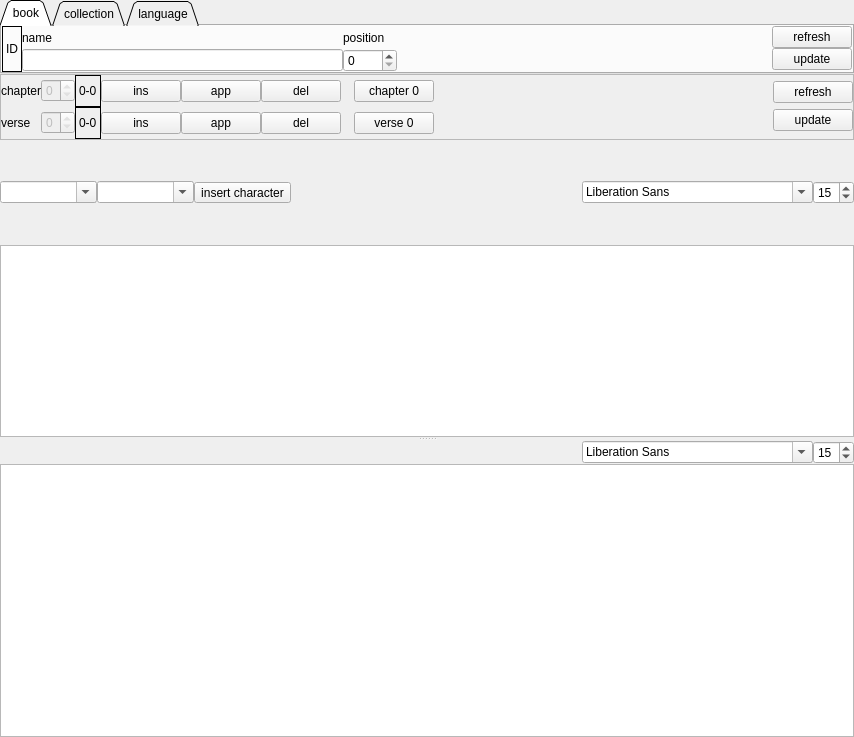
<?xml version="1.0" encoding="UTF-8"?>
<ui version="4.0">
 <class>MBookEdit</class>
 <widget class="QWidget" name="MBookEdit">
  <property name="geometry">
   <rect>
    <x>0</x>
    <y>0</y>
    <width>854</width>
    <height>737</height>
   </rect>
  </property>
  <property name="windowTitle">
   <string notr="true"/>
  </property>
  <layout class="QVBoxLayout" name="verticalLayout_3">
   <item>
    <widget class="QTabWidget" name="tabWidget">
     <property name="sizePolicy">
      <sizepolicy hsizetype="Expanding" vsizetype="Preferred">
       <horstretch>0</horstretch>
       <verstretch>0</verstretch>
      </sizepolicy>
     </property>
     <property name="tabPosition">
      <enum>QTabWidget::North</enum>
     </property>
     <property name="tabShape">
      <enum>QTabWidget::Triangular</enum>
     </property>
     <property name="currentIndex">
      <number>0</number>
     </property>
     <widget class="QWidget" name="tab_2">
      <attribute name="title">
       <string>book</string>
      </attribute>
      <layout class="QHBoxLayout" name="horizontalLayout_2">
       <item>
        <widget class="QLabel" name="lblIdB">
         <property name="frameShape">
          <enum>QFrame::Box</enum>
         </property>
         <property name="text">
          <string notr="true">ID</string>
         </property>
        </widget>
       </item>
       <item>
        <layout class="QGridLayout" name="gridLayout_3">
         <item row="0" column="0">
          <widget class="QLabel" name="label_9">
           <property name="text">
            <string>name</string>
           </property>
          </widget>
         </item>
         <item row="0" column="1">
          <widget class="QLabel" name="label_10">
           <property name="text">
            <string>position</string>
           </property>
          </widget>
         </item>
         <item row="1" column="0">
          <widget class="QLineEdit" name="txtNameB"/>
         </item>
         <item row="1" column="1">
          <widget class="QSpinBox" name="spnPosBook">
           <property name="minimum">
            <number>0</number>
           </property>
           <property name="maximum">
            <number>1000</number>
           </property>
           <property name="value">
            <number>0</number>
           </property>
          </widget>
         </item>
        </layout>
       </item>
       <item>
        <spacer name="horizontalSpacer_4">
         <property name="orientation">
          <enum>Qt::Horizontal</enum>
         </property>
         <property name="sizeHint" stdset="0">
          <size>
           <width>274</width>
           <height>20</height>
          </size>
         </property>
        </spacer>
       </item>
       <item>
        <layout class="QVBoxLayout" name="verticalLayout_7">
         <item>
          <widget class="QPushButton" name="btRefreshB">
           <property name="text">
            <string>refresh</string>
           </property>
           <property name="icon">
            <iconset resource="resfile.qrc">
             <normaloff>:/new/icons/icons/refresh.png</normaloff>:/new/icons/icons/refresh.png</iconset>
           </property>
          </widget>
         </item>
         <item>
          <widget class="QPushButton" name="btWriteB">
           <property name="text">
            <string>update</string>
           </property>
           <property name="icon">
            <iconset resource="resfile.qrc">
             <normaloff>:/new/icons/icons/save.png</normaloff>:/new/icons/icons/save.png</iconset>
           </property>
          </widget>
         </item>
        </layout>
       </item>
      </layout>
     </widget>
     <widget class="QWidget" name="tab">
      <attribute name="title">
       <string>collection</string>
      </attribute>
      <layout class="QHBoxLayout" name="horizontalLayout">
       <item>
        <widget class="QLabel" name="lblIdC">
         <property name="frameShape">
          <enum>QFrame::Box</enum>
         </property>
         <property name="text">
          <string notr="true">ID</string>
         </property>
        </widget>
       </item>
       <item>
        <widget class="QLabel" name="label_4">
         <property name="text">
          <string>name</string>
         </property>
        </widget>
       </item>
       <item>
        <widget class="QLineEdit" name="txtNameC"/>
       </item>
       <item>
        <layout class="QGridLayout" name="gridLayout_2">
         <item row="0" column="0">
          <widget class="QLabel" name="label_7">
           <property name="text">
            <string>format</string>
           </property>
          </widget>
         </item>
         <item row="0" column="1">
          <widget class="QComboBox" name="cmbInput"/>
         </item>
         <item row="1" column="0">
          <widget class="QLabel" name="label_8">
           <property name="text">
            <string notr="true">index</string>
           </property>
          </widget>
         </item>
         <item row="1" column="1">
          <widget class="QComboBox" name="cmbIndex"/>
         </item>
        </layout>
       </item>
       <item>
        <spacer name="horizontalSpacer_2">
         <property name="orientation">
          <enum>Qt::Horizontal</enum>
         </property>
         <property name="sizeHint" stdset="0">
          <size>
           <width>139</width>
           <height>20</height>
          </size>
         </property>
        </spacer>
       </item>
       <item>
        <layout class="QVBoxLayout" name="verticalLayout_4">
         <item>
          <widget class="QPushButton" name="btRefreshC">
           <property name="text">
            <string>refresh</string>
           </property>
           <property name="icon">
            <iconset resource="resfile.qrc">
             <normaloff>:/new/icons/icons/refresh.png</normaloff>:/new/icons/icons/refresh.png</iconset>
           </property>
          </widget>
         </item>
         <item>
          <widget class="QPushButton" name="btUpdateC">
           <property name="text">
            <string>update</string>
           </property>
           <property name="icon">
            <iconset resource="resfile.qrc">
             <normaloff>:/new/icons/icons/save.png</normaloff>:/new/icons/icons/save.png</iconset>
           </property>
          </widget>
         </item>
        </layout>
       </item>
      </layout>
     </widget>
     <widget class="QWidget" name="tab_3">
      <attribute name="title">
       <string>language</string>
      </attribute>
      <layout class="QHBoxLayout" name="horizontalLayout_4">
       <item>
        <widget class="QLabel" name="lblIdLang">
         <property name="frameShape">
          <enum>QFrame::Box</enum>
         </property>
         <property name="text">
          <string notr="true">ID</string>
         </property>
        </widget>
       </item>
       <item>
        <widget class="QLabel" name="label_11">
         <property name="text">
          <string>name</string>
         </property>
        </widget>
       </item>
       <item>
        <widget class="QLineEdit" name="txtLang"/>
       </item>
       <item>
        <spacer name="horizontalSpacer_5">
         <property name="orientation">
          <enum>Qt::Horizontal</enum>
         </property>
         <property name="sizeHint" stdset="0">
          <size>
           <width>274</width>
           <height>20</height>
          </size>
         </property>
        </spacer>
       </item>
       <item>
        <layout class="QVBoxLayout" name="verticalLayout_9">
         <item>
          <widget class="QPushButton" name="btRefreshL">
           <property name="text">
            <string>refresh</string>
           </property>
           <property name="icon">
            <iconset resource="resfile.qrc">
             <normaloff>:/new/icons/icons/refresh.png</normaloff>:/new/icons/icons/refresh.png</iconset>
           </property>
          </widget>
         </item>
         <item>
          <widget class="QPushButton" name="btUpdateL">
           <property name="text">
            <string>update</string>
           </property>
           <property name="icon">
            <iconset resource="resfile.qrc">
             <normaloff>:/new/icons/icons/save.png</normaloff>:/new/icons/icons/save.png</iconset>
           </property>
          </widget>
         </item>
        </layout>
       </item>
      </layout>
     </widget>
    </widget>
   </item>
   <item>
    <widget class="QFrame" name="frame_2">
     <property name="frameShape">
      <enum>QFrame::StyledPanel</enum>
     </property>
     <property name="frameShadow">
      <enum>QFrame::Raised</enum>
     </property>
     <layout class="QHBoxLayout" name="horizontalLayout_3">
      <item>
       <layout class="QGridLayout" name="gridLayout">
        <item row="0" column="0">
         <widget class="QLabel" name="label">
          <property name="text">
           <string>chapter</string>
          </property>
         </widget>
        </item>
        <item row="0" column="1">
         <widget class="QSpinBox" name="spnChapter">
          <property name="enabled">
           <bool>false</bool>
          </property>
          <property name="maximum">
           <number>0</number>
          </property>
         </widget>
        </item>
        <item row="0" column="2">
         <widget class="QLabel" name="lblCh">
          <property name="frameShape">
           <enum>QFrame::Box</enum>
          </property>
          <property name="text">
           <string notr="true">0-0</string>
          </property>
         </widget>
        </item>
        <item row="0" column="3">
         <widget class="QPushButton" name="btInsCh">
          <property name="text">
           <string>ins</string>
          </property>
          <property name="icon">
           <iconset resource="resfile.qrc">
            <normaloff>:/new/icons/icons/add_item.png</normaloff>:/new/icons/icons/add_item.png</iconset>
          </property>
         </widget>
        </item>
        <item row="0" column="4">
         <widget class="QPushButton" name="btAppCh">
          <property name="text">
           <string>app</string>
          </property>
          <property name="icon">
           <iconset resource="resfile.qrc">
            <normaloff>:/new/icons/icons/add_item2.png</normaloff>:/new/icons/icons/add_item2.png</iconset>
          </property>
         </widget>
        </item>
        <item row="0" column="5">
         <widget class="QPushButton" name="btDelCh">
          <property name="text">
           <string>del</string>
          </property>
          <property name="icon">
           <iconset resource="resfile.qrc">
            <normaloff>:/new/icons/icons/stop.png</normaloff>:/new/icons/icons/stop.png</iconset>
          </property>
         </widget>
        </item>
        <item row="0" column="6">
         <spacer name="horizontalSpacer_7">
          <property name="orientation">
           <enum>Qt::Horizontal</enum>
          </property>
          <property name="sizeHint" stdset="0">
           <size>
            <width>13</width>
            <height>32</height>
           </size>
          </property>
         </spacer>
        </item>
        <item row="0" column="7">
         <widget class="QPushButton" name="btZeroC">
          <property name="text">
           <string>chapter 0</string>
          </property>
          <property name="checkable">
           <bool>true</bool>
          </property>
         </widget>
        </item>
        <item row="1" column="0">
         <widget class="QLabel" name="label_2">
          <property name="text">
           <string>verse</string>
          </property>
         </widget>
        </item>
        <item row="1" column="1">
         <widget class="QSpinBox" name="spnVerse">
          <property name="enabled">
           <bool>false</bool>
          </property>
          <property name="maximum">
           <number>0</number>
          </property>
         </widget>
        </item>
        <item row="1" column="2">
         <widget class="QLabel" name="lblVe">
          <property name="frameShape">
           <enum>QFrame::Box</enum>
          </property>
          <property name="text">
           <string notr="true">0-0</string>
          </property>
         </widget>
        </item>
        <item row="1" column="3">
         <widget class="QPushButton" name="btInsV">
          <property name="text">
           <string>ins</string>
          </property>
          <property name="icon">
           <iconset resource="resfile.qrc">
            <normaloff>:/new/icons/icons/add_item.png</normaloff>:/new/icons/icons/add_item.png</iconset>
          </property>
         </widget>
        </item>
        <item row="1" column="4">
         <widget class="QPushButton" name="btAppV">
          <property name="text">
           <string>app</string>
          </property>
          <property name="icon">
           <iconset resource="resfile.qrc">
            <normaloff>:/new/icons/icons/add_item2.png</normaloff>:/new/icons/icons/add_item2.png</iconset>
          </property>
         </widget>
        </item>
        <item row="1" column="5">
         <widget class="QPushButton" name="btDelV">
          <property name="text">
           <string>del</string>
          </property>
          <property name="icon">
           <iconset resource="resfile.qrc">
            <normaloff>:/new/icons/icons/stop.png</normaloff>:/new/icons/icons/stop.png</iconset>
          </property>
         </widget>
        </item>
        <item row="1" column="6">
         <spacer name="horizontalSpacer_8">
          <property name="orientation">
           <enum>Qt::Horizontal</enum>
          </property>
          <property name="sizeHint" stdset="0">
           <size>
            <width>13</width>
            <height>32</height>
           </size>
          </property>
         </spacer>
        </item>
        <item row="1" column="7">
         <widget class="QPushButton" name="btZeroV">
          <property name="text">
           <string>verse 0</string>
          </property>
          <property name="checkable">
           <bool>true</bool>
          </property>
         </widget>
        </item>
       </layout>
      </item>
      <item>
       <spacer name="horizontalSpacer_3">
        <property name="orientation">
         <enum>Qt::Horizontal</enum>
        </property>
        <property name="sizeHint" stdset="0">
         <size>
          <width>112</width>
          <height>20</height>
         </size>
        </property>
       </spacer>
      </item>
      <item>
       <layout class="QVBoxLayout" name="verticalLayout_8">
        <item>
         <widget class="QPushButton" name="btRefreshV">
          <property name="text">
           <string>refresh</string>
          </property>
          <property name="icon">
           <iconset resource="resfile.qrc">
            <normaloff>:/new/icons/icons/refresh.png</normaloff>:/new/icons/icons/refresh.png</iconset>
          </property>
         </widget>
        </item>
        <item>
         <widget class="QPushButton" name="btUpdateV">
          <property name="text">
           <string>update</string>
          </property>
          <property name="icon">
           <iconset resource="resfile.qrc">
            <normaloff>:/new/icons/icons/save.png</normaloff>:/new/icons/icons/save.png</iconset>
          </property>
         </widget>
        </item>
       </layout>
      </item>
     </layout>
    </widget>
   </item>
   <item>
    <widget class="QSplitter" name="splitter">
     <property name="orientation">
      <enum>Qt::Vertical</enum>
     </property>
     <widget class="QWidget" name="layoutWidget">
      <layout class="QVBoxLayout" name="verticalLayout">
       <item>
        <layout class="QHBoxLayout" name="horizontalLayout_6">
         <item>
          <widget class="QStackedWidget" name="stwKeyb">
           <property name="currentIndex">
            <number>0</number>
           </property>
           <widget class="QWidget" name="page">
            <layout class="QHBoxLayout" name="horizontalLayout_7">
             <item>
              <widget class="QComboBox" name="cmbUtf1">
               <property name="editable">
                <bool>true</bool>
               </property>
               <property name="insertPolicy">
                <enum>QComboBox::NoInsert</enum>
               </property>
               <property name="sizeAdjustPolicy">
                <enum>QComboBox::AdjustToContents</enum>
               </property>
              </widget>
             </item>
             <item>
              <widget class="QComboBox" name="cmbUtf2">
               <property name="editable">
                <bool>true</bool>
               </property>
               <property name="insertPolicy">
                <enum>QComboBox::NoInsert</enum>
               </property>
               <property name="sizeAdjustPolicy">
                <enum>QComboBox::AdjustToContents</enum>
               </property>
              </widget>
             </item>
             <item>
              <widget class="QToolButton" name="btInsUtf">
               <property name="toolTip">
                <string>insert character</string>
               </property>
               <property name="text">
                <string>insert character</string>
               </property>
               <property name="icon">
                <iconset resource="resfile.qrc">
                 <normaloff>:/new/icons/icons/add_item.png</normaloff>:/new/icons/icons/add_item.png</iconset>
               </property>
              </widget>
             </item>
            </layout>
           </widget>
           <widget class="QWidget" name="page_2">
            <layout class="QHBoxLayout" name="horizontalLayout_8">
             <item>
              <widget class="QComboBox" name="cmbBeta">
               <property name="editable">
                <bool>true</bool>
               </property>
               <property name="insertPolicy">
                <enum>QComboBox::NoInsert</enum>
               </property>
               <property name="sizeAdjustPolicy">
                <enum>QComboBox::AdjustToContents</enum>
               </property>
              </widget>
             </item>
             <item>
              <widget class="QToolButton" name="btInsBeta">
               <property name="toolTip">
                <string>insert character</string>
               </property>
               <property name="text">
                <string>insert character</string>
               </property>
               <property name="icon">
                <iconset resource="resfile.qrc">
                 <normaloff>:/new/icons/icons/add_item.png</normaloff>:/new/icons/icons/add_item.png</iconset>
               </property>
              </widget>
             </item>
            </layout>
           </widget>
          </widget>
         </item>
         <item>
          <spacer name="horizontalSpacer">
           <property name="orientation">
            <enum>Qt::Horizontal</enum>
           </property>
           <property name="sizeHint" stdset="0">
            <size>
             <width>40</width>
             <height>20</height>
            </size>
           </property>
          </spacer>
         </item>
         <item>
          <widget class="QFontComboBox" name="cmbfEdit"/>
         </item>
         <item>
          <widget class="QSpinBox" name="spnfEdit">
           <property name="value">
            <number>15</number>
           </property>
          </widget>
         </item>
        </layout>
       </item>
       <item>
        <widget class="QTextBrowser" name="txtEdit">
         <property name="readOnly">
          <bool>false</bool>
         </property>
         <property name="acceptRichText">
          <bool>false</bool>
         </property>
         <property name="openLinks">
          <bool>false</bool>
         </property>
        </widget>
       </item>
      </layout>
     </widget>
     <widget class="QWidget" name="layoutWidget">
      <layout class="QVBoxLayout" name="verticalLayout_2">
       <item>
        <layout class="QHBoxLayout" name="horizontalLayout_5">
         <item>
          <spacer name="horizontalSpacer_6">
           <property name="orientation">
            <enum>Qt::Horizontal</enum>
           </property>
           <property name="sizeHint" stdset="0">
            <size>
             <width>40</width>
             <height>20</height>
            </size>
           </property>
          </spacer>
         </item>
         <item>
          <widget class="QFontComboBox" name="cmbfPrev"/>
         </item>
         <item>
          <widget class="QSpinBox" name="spnfPrev">
           <property name="value">
            <number>15</number>
           </property>
          </widget>
         </item>
        </layout>
       </item>
       <item>
        <widget class="QTextBrowser" name="txtPreview">
         <property name="acceptRichText">
          <bool>false</bool>
         </property>
         <property name="openLinks">
          <bool>false</bool>
         </property>
        </widget>
       </item>
      </layout>
     </widget>
    </widget>
   </item>
  </layout>
 </widget>
 <layoutdefault spacing="0" margin="0"/>
 <resources>
  <include location="resfile.qrc"/>
 </resources>
 <connections/>
</ui>
